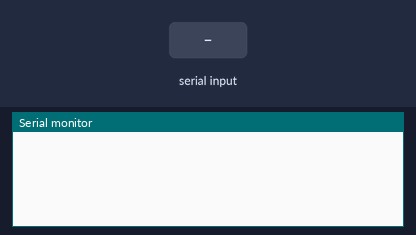
A sketch run on a simulated Arduino Leonardo, built with avr-gcc and run on an emulated ATmega32U4. On the bench: the last lines printed to the serial monitor. The test bench sets the inputs (shaded band). EEPROM starts erased; USB keyboard and mouse output is not drawn.

Above: at 2.2 s.
2.3 s: "editPW" received over Serial
At 4.4 s:
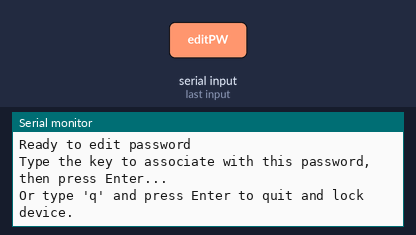
4.7 s: "yes" received over Serial
7.2 s: "RESET" received over Serial
9.6 s: "?" received over Serial
12.0 s: "#" received over Serial
At 14.2 s:
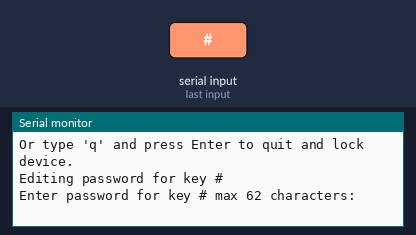
14.5 s: "q" received over Serial
At 16.4 s:
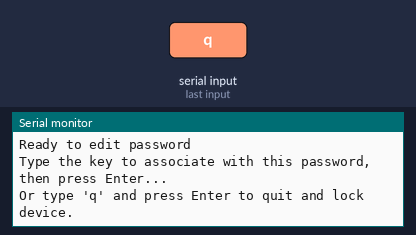

The sketch:

KeyPad_1_03.ino
```cpp
/******************************************************************
*
*  Send password associated with each key to USB keyboard
*  Unit powers up in mode 0, locked, sends key character to USB keyboard
*  Enter #PIN# to unlock and enter mode 1, unlocked
*  Use a serial terminal such as putty to enter mode 2 (editPW)
*  Enter mode 3 (RESET) - erase all passwords, set new PIN, lock device
*
*  Version 1.02
*  Reduce serial baud rate from 57600 to 9600
*
*  Version 1.03
*  Ubuntu + X11, no random shift with 10-20 mS delay between characters
*  Ubuntu + Wayland still has issue with random shift
*  keyboardDelay set to 15 mS
*
******************************************************************/

#include <Keyboard.h>
#include <EEPROM.h>
#include <Keypad.h>

String rev = "1.03";
String releaseDate = "28 December 2023";
String author = "Jim McKeown";
int eeStrOffset = 63; // size of passwords in bytes, including null terminator
int keyboardDelay = 15; // mS delay between keyboard characters for Ubuntu
int pwLength = EEPROM.length() / eeStrOffset; // maximum number of passwords
int maxPin = EEPROM.length() % eeStrOffset; // maximum PIN length, including null terminator
String eePin = "";
String pin = "";

uint8_t mode = 0; // mode 0: locked (default on power-up)
                  // mode 1: send stored text string (after unlock code entered)
                  // mode 2: edit passwords ('editPW' from USB serial port)
                  // mode 3: erase all passwords and set new PIN ('RESET' from USB serial port)

int8_t id = 0; // password index

// Keypad setup
const byte ROWS = 4;
const byte COLS = 4;

char hexaKeys[ROWS][COLS] = {
  {'1', '2', '3', 'A'},
  {'4', '5', '6', 'B'},
  {'7', '8', '9', 'C'},
  {'*', '0', '#', 'D'}
};

byte rowPins[ROWS] = {3, 4, 5, 6};
byte colPins[COLS] = {7, 8, 9, 2};

Keypad customKeypad = Keypad(makeKeymap(hexaKeys), rowPins, colPins, ROWS, COLS);

void setup()
{
  Keyboard.begin(); // setup usb keyboard
  Serial.begin(9600); // setup usb serial port
  eePin = eeReadString(eeStrOffset * pwLength); // read PIN from eeprom
  customKeypad.setDebounceTime(100); // change debounce from default 50 ms
  delay(1000); // wait for serial port to start
}

void loop()
{
  if(mode == 0 || mode == 1) // normal button to password mode
  {
    char customKey = customKeypad.getKey();
    if (customKey)
    {
      if(mode == 0)
      {
        // just send keypad character to keyboard if device is locked
        Keyboard.print(customKey); // send keypad value to keyboard
        if(customKey == '#')
        {
          // check what has accumulated in pin variable.
          // if it matches the eePin read from eeprom, unlock the device.
          if(pin.equals(eePin))
          {
            mode = 1; // unlock device
          }
          else
          {
            pin = ""; // clear accumulated key strokes
          }
        }
        // for any key other than '#', accumulate the character in pin variable.
        else
        {
          pin = pin + customKey;
        }
      }
      else
      {
        // mode = 1, unlocked so send password for this key to USB keyboard
        int8_t keyNum = getKeyIndex(customKey);
        String textOut = eeReadString(keyNum * eeStrOffset);
        for(int i = 0;i < textOut.length();i++)
        {
          Keyboard.print(textOut.substring(i, i + 1));
          delay(keyboardDelay);
        }
      }
    }
  }

  if(mode == 2) // edit passwords
  {
    Serial.println("Ready to edit password");
    Serial.println("Type the key to associate with this password, then press Enter...");
    Serial.println("Or type \'q\' and press Enter to quit and lock device.");
    char strId = readStr()[0]; // get the key character
    if(strId == 'q')
    {
      Serial.println("Locking device...");
      mode = 0;
    }
    else
    {
      id = getKeyIndex((char) strId); // convert the character to eeprom index
      if (id >= 0 && id < pwLength) // check eeprom index for valid range
      {
        Serial.print("Editing password for key ");
        Serial.println(strId);
        Serial.print("Enter password for key ");
        Serial.print(strId);
        Serial.print(" max ");
        Serial.print(eeStrOffset - 1);
        Serial.println(" characters:");
        String pw = readStr();
        Serial.print("Password = "); Serial.println(pw);
        int eeAddress = id * eeStrOffset;
        eeWriteString(eeAddress, pw);
      }
      else
      {
        Serial.print(strId);
        Serial.println(" is not a valid key for this device.");
        Serial.println("Valid keys are: 0,1,2,3,4,5,6,7,8,9,A,B,C,D,*,#");
      }

    }
  }

  if(mode == 3) // erase passwords and set new PIN
  {
    Serial.println("WARNING! YOU ARE ABOUT TO ERASE ALL DATA ON THIS DEVICE!");
    Serial.println("Are you sure you want to continue?");
    String strCmd = readStr();
    if(strCmd.equalsIgnoreCase("yes"))
    {
      // erase eeprom
      Serial.println("Erasing all data...");
      for(int i = 0;i < EEPROM.length();i++)
      {
        EEPROM.write(i, 0);
      }

      // write place holder passwords in each eeprom slot
      for(int i = 0;i < ROWS;i++)
      {
        for(int j = 0;j < COLS;j++)
        {
          String clearPw = "Password ";
          clearPw.concat(hexaKeys[i][j]);
          eeWriteString((i * COLS * eeStrOffset) + (j * eeStrOffset), clearPw);
          Serial.print("Key "); Serial.print(hexaKeys[i][j]); Serial.println(" set to: " + clearPw);
        }
      }
      Serial.println("Data erased");

      // prompt for new PIN
      Serial.print("PIN must be "); Serial.print(maxPin - 1); Serial.print(" characters or less.");
      Serial.print("Use only the characters on the device keypad (case sensitive).");
      Serial.println("Do NOT use \'#\'");
      Serial.println("Enter new PIN:");
      String pin = readStr();

      // write PIN to remaining space after last password slot in eeprom
      int eeAddress = eeStrOffset * pwLength;
      eeWriteString(eeAddress, pin);

      // read back PIN from eeprom
      eePin = eeReadString(eeStrOffset * pwLength);
      Serial.println("PIN set to: " + eePin);
    }
    // set mode to zero (locked)
    mode = 0;
    Serial.println("Device is locked.");
  }

  // check serial port for text commands
  if(Serial.available() != 0) // do not block is nothing in buffer
  {
    String strCmd = readStr();
    if(strCmd.equals("editPW"))
    {
      mode = 2;
    }
    if(strCmd.equals("RESET"))
    {
      mode = 3;
    }
    if(strCmd.equals("?"))
    {
      about();
    }
  }
}

/***************************************************************
 * Send information on firmware, fingerprint sensor, eeprom
 * to serial port.
 *
 **************************************************************/
void about()
{
  Serial.println("Password Keypad");
  Serial.print("Version "); Serial.println(rev);
  Serial.print("Release date: "); Serial.println(releaseDate);
  Serial.print("Author: "); Serial.println(author);
  Serial.print("Maximum password length = "); Serial.println(eeStrOffset - 1);
  Serial.print("Maximum number of passwords = "); Serial.println(pwLength);
  Serial.print("Maximim PIN length: "); Serial.println(maxPin - 1);
  Serial.println("Enter 'editPW' to edit passwords.");
  Serial.println("Enter 'RESET' erase all passwords and reset PIN.");
  Serial.println("Enter '? to see this information with no mode change.");
}

// wait for serial port to be available
// strip off whitespace including cr, lf
String readStr(void)
{
  while (! Serial.available());
  String strRead = Serial.readString();
  // strip off whitespace including cr, lf
  strRead.trim();
  return strRead;
}

void eeWriteString(int eeAddr, String strWrite)
{
  int strLen = strWrite.length() + 1;
  char charArray[strLen];
  strWrite.toCharArray(charArray, strLen);
  for(int i = 0;i < strLen;i++)
  {
    EEPROM.write(eeAddr + i, charArray[i]);
  }
}

String eeReadString(int eeAddr)
{
  char charArray[eeStrOffset];
  for(int i = 0;i < eeStrOffset;i++)
  {
    charArray[i] = EEPROM.read(eeAddr + i);
    if(charArray[i] == 0)
    {
      break;
    }
  }
  return String(charArray);
}

int8_t getKeyIndex(char key)
{
  int8_t index = -1;
  for(int i = 0;i < ROWS;i++)
  {
    for(int j = 0;j < COLS;j++)
    {
      if(hexaKeys[i][j] == key)
      {
        index = (i * ROWS) + j;
      }
    }
  }
  return index;
}
```

Measured:
- after the input at 2.3 s, the serial monitor: prints a new line after 1.0 s (image 1)
- after the input at 12.0 s, the serial monitor: prints a new line after 1.0 s (image 2)
- after the input at 14.5 s, the serial monitor: prints a new line after 1.0 s (image 3)
